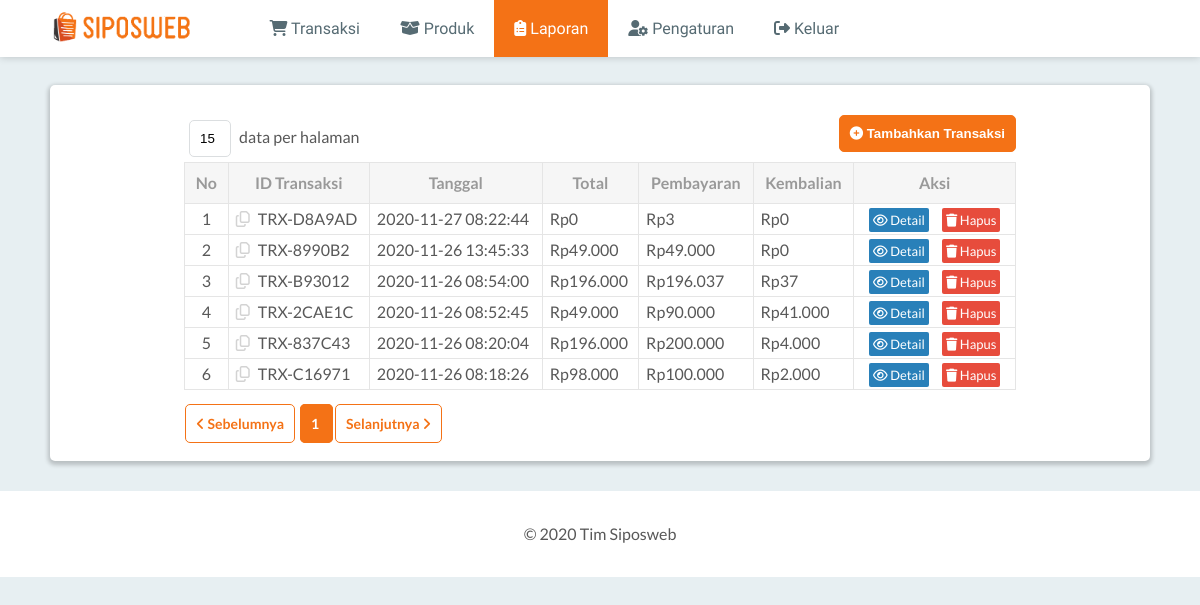
The app's page /laporan.php (signed in), older data.
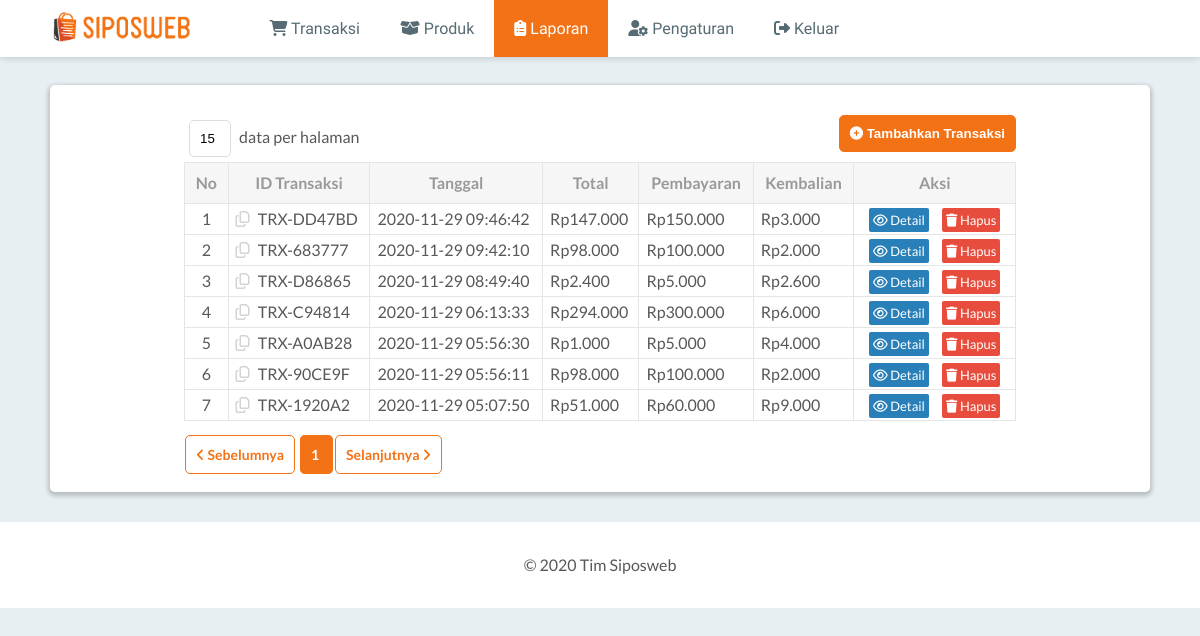
The same page, newer data.
### tables this page shows
CREATE TABLE `laporan_transaksi` (
  `id` char(10) NOT NULL,
  `tanggal` timestamp NOT NULL DEFAULT current_timestamp() ON UPDATE current_timestamp(),
  `total` int(11) NOT NULL,
  `bayar` int(11) NOT NULL,
  `kembalian` int(11) NOT NULL
);

### functions/functions.php (called while the page is built, shortened)
<?php
$conn = mysqli_connect("localhost", "root", "", "siposweb");
function queryRead($query){
	global $conn;
	$result = mysqli_query($conn, $query);
	$rows = [];
	while ( $row = mysqli_fetch_assoc($result) ) {
		$rows[] = $row;
	}
	return $rows;
}
?>

### laporan.php (the view, shortened to what this page needs)
<?php
require 'functions/functions.php';
$jumlahDataPerHalaman = (isset($_GET["count"])) ? $_GET["count"] : 15;
$jumlahData = (int) queryRead("SELECT COUNT(id) AS jumlah_data FROM laporan_transaksi")[0]["jumlah_data"];
$jumlahHalaman = ceil($jumlahData / $jumlahDataPerHalaman);
$halamanAktif = (isset($_GET["page"])) ? $_GET["page"] : 1;
$awalData = $jumlahDataPerHalaman * ($halamanAktif - 1);
$transaksi = queryRead("SELECT * FROM laporan_transaksi ORDER BY tanggal DESC LIMIT $awalData, $jumlahDataPerHalaman");
?>
<!DOCTYPE html>
<html>
<head>
	<link rel="stylesheet" type="text/css" href="assets/styles/reset.css">
	<link rel="stylesheet" type="text/css" href="assets/styles/style.css">
</head>
<body>
	<header>
		<nav class="nav-menu">
			<ul>
				<h1 class="logo"><a href="#" title="SIPOSWEB"><img src="assets/images/logo.png" alt="SIPOSWEB" height="35px"></a></h1>
				<li><a href="transaksi.php"><i class="fa fa-shopping-cart"></i> Transaksi</a></li>
				<li><a href="produk.php"><i class="fas fa-box-open"></i> Produk</a></li>
				<li><a class="active" href="laporan.php"><i class="fas fa-clipboard-list"></i> Laporan</a></li>
				<li><a href="Pengaturan.php"><i class="fas fa-user-cog"></i> Pengaturan</a></li>
				<li><a href="logout.php"><i class="fas fa-sign-out-alt"></i> Keluar</a></li>
			</ul>
		</nav>
	</header>
	<main>
		<div class="content-laporan">
			<form action="" method="get" class="form-data-count">
				<input type="text" value="<?= $jumlahDataPerHalaman; ?>" class="input-data-count" id="input-data-count" name="count">
				<label for="input-data-count"> data per halaman</label>
			</form>
			<a href="transaksi.php">
				<button class="btn btn-tambahkan-transaksi">
					<i class="fas fa-plus-circle"></i> Tambahkan Transaksi
				</button>
			</a>
			<table class="table-laporan">
				<tr>
					<th>No</th>
					<th>ID Transaksi</th>
					<th>Tanggal</th>
					<th>Total</th>
					<th>Pembayaran</th>
					<th>Kembalian</th>
					<th>Aksi</th>
				</tr>
				<?php $i = ($halamanAktif == 1) ? 1 : ($halamanAktif - 1) * $jumlahDataPerHalaman + 1; ?>
				<?php foreach ($transaksi as $row) : ?>
					<tr>
						<td style="text-align: center;"><?= $i ?></td>
						<td onclick="copyIdTransaksi(this)" style="cursor: pointer;">
							<i class="far fa-copy" style="color: lightgrey; margin-right: 5px;"></i>
							<?= $row["id"]; ?>
						</td>
						<td><?= $row["tanggal"]; ?></td>
						<td>Rp<?=number_format($row["total"], 0, ",", "."); ?></td>
						<td>Rp<?=number_format($row["bayar"], 0, ",", "."); ?></td>
						<td>Rp<?=number_format($row["kembalian"], 0, ",", "."); ?></td>
						<td style="text-align: center;">
							<a href="#" class="action-detail" onclick="showDetail('<?= $row["id"]; ?>')"><i class="far fa-eye"></i> Detail</a>
							<a id="btn-hapus-transaksi" href="#" class="action-hapus" onclick="hapusTransaksi('<?= $row["id"];?>')"><i class="fas fa-trash"></i> Hapus</a>
						</td>
					</tr>
					<?php $i++; ?>
				<?php endforeach; ?>
			</table>
			<a href="<?= ($halamanAktif > 1) ? "?count=$jumlahDataPerHalaman&page=".($halamanAktif - 1) : "#"; ?>" class="btn btn-page-nav"><i class="fas fa-angle-left"></i> Sebelumnya</a>
			<?php for($i = 1; $i <= $jumlahHalaman; $i++) : ?>
				<a href="?count=<?= $jumlahDataPerHalaman; ?>&page=<?= $i; ?>" class="btn btn-page-nav <?php if($i == $halamanAktif): ?>number-active<?php endif; ?>">
					<?= $i; ?>
				</a>
			<?php endfor; ?>
			<a href="<?= ($halamanAktif < $jumlahHalaman) ? "?count=$jumlahDataPerHalaman&page=".($halamanAktif + 1) : "#"; ?>" class="btn btn-page-nav">Selanjutnya <i class="fas fa-angle-right"></i></a>
		</div>
	</main>
	<footer>
		<p>&copy 2020 Tim Siposweb</p>
	</footer>
</body>
</html>

Row changes from the older to the newer data that the page shows:
removed laporan_transaksi: id "TRX-D8A9AD", tanggal "2020-11-27 08:22:44", total "0", bayar "3", kembalian "0"
removed laporan_transaksi: id "TRX-8990B2", tanggal "2020-11-26 13:45:33", total "49.000", bayar "49.000", kembalian "0"
removed laporan_transaksi: id "TRX-B93012", tanggal "2020-11-26 08:54:00", total "196.000", bayar "196.037", kembalian "37"
removed laporan_transaksi: id "TRX-2CAE1C", tanggal "2020-11-26 08:52:45", total "49.000", bayar "90.000", kembalian "41.000"
removed laporan_transaksi: id "TRX-837C43", tanggal "2020-11-26 08:20:04", total "196.000", bayar "200.000", kembalian "4.000"
removed laporan_transaksi: id "TRX-C16971", tanggal "2020-11-26 08:18:26", total "98.000", bayar "100.000", kembalian "2.000"
added laporan_transaksi: id "TRX-DD47BD", tanggal "2020-11-29 09:46:42", total "147.000", bayar "150.000", kembalian "3.000"
added laporan_transaksi: id "TRX-683777", tanggal "2020-11-29 09:42:10", total "98.000", bayar "100.000", kembalian "2.000"
added laporan_transaksi: id "TRX-D86865", tanggal "2020-11-29 08:49:40", total "2.400", bayar "5.000", kembalian "2.600"
added laporan_transaksi: id "TRX-C94814", tanggal "2020-11-29 06:13:33", total "294.000", bayar "300.000", kembalian "6.000"
added laporan_transaksi: id "TRX-A0AB28", tanggal "2020-11-29 05:56:30", total "1.000", bayar "5.000", kembalian "4.000"
added laporan_transaksi: id "TRX-90CE9F", tanggal "2020-11-29 05:56:11", total "98.000", bayar "100.000", kembalian "2.000"
added laporan_transaksi: id "TRX-1920A2", tanggal "2020-11-29 05:07:50", total "51.000", bayar "60.000", kembalian "9.000"
